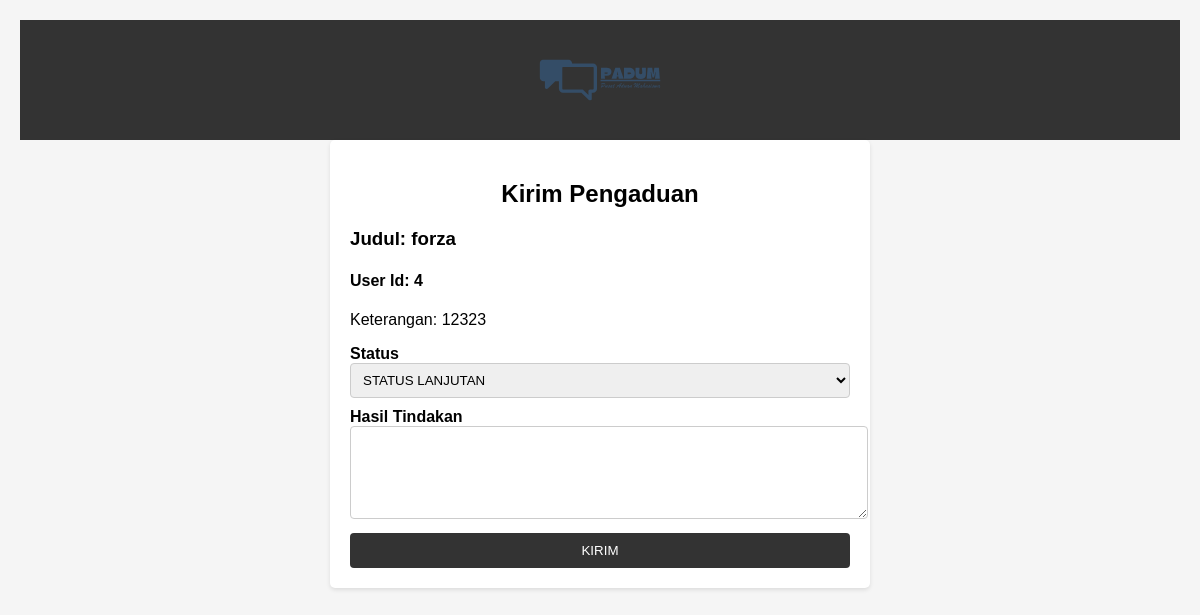
/kirim2.php?kode=K1, run on the app's committed database.
### tables this page shows
CREATE TABLE `pengaduan_kekerasan` (
  `no_pengaduan` varchar(100) NOT NULL,
  `user_id` int(100) NOT NULL,
  `judul` varchar(100) NOT NULL,
  `keterangan_laporan` text NOT NULL,
  `status` varchar(100) NOT NULL,
  `waktu` date NOT NULL,
  `tempat` varchar(300) NOT NULL
);

### kirim2.php (the view, shortened to what this page needs)
<?php
require 'koneksi.php';
$no_pengaduan = $_GET["kode"];
$data = mysqli_query($koneksi, "SELECT * FROM `pengaduan_kekerasan` WHERE `no_pengaduan` LIKE '$no_pengaduan'")->fetch_assoc();
?>
<!DOCTYPE html>
<html lang="en">
<head>
</head>
<body>
    <div class="header">
    <img src="asset/logo.svg">
    </div>
    <div class="kotak">
        <h2>Kirim Pengaduan</h2>
        <h3>Judul: <?= $data["judul"]; ?></h3>
        <h4>User Id: <?= $data["user_id"]; ?></h4>
        <p>Keterangan: <?= $data["keterangan_laporan"]; ?></p>
        <form action="" method="post" enctype="multipart/form-data">
            <div class="layer1">
                <label for="Status">Status</label>
            </div>
            <div class="layer1">
                <select name="status">
                    <option value="">STATUS LANJUTAN</option>
                </select>
            </div>
            <div class="layer1">
                <label for="hasil_berita">Hasil Tindakan</label>
            </div>
            <div class="layer1">
                <textarea name="hasil_berita" rows="5" cols="40"></textarea>
            </div>
            <button type="submit" name="submit">KIRIM</button>
        </form>
    </div>
</body>
</html>

### kirim2.php (style rules this page uses)
body { font-family: Arial, sans-serif; background-color: #f5f5f5; margin: 0; padding: 20px; }
.header { display: flex; justify-content: center; align-items: center; padding: 25px; background-color: #333; }
.header img { max-width: 150px; height: auto; }
.kotak { max-width: 500px; margin: 0 auto; padding: 20px; background-color: #fff; border-radius: 5px; box-shadow: 0 2px 4px rgba(0, 0, 0, 0.1); }
h2 { text-align: center; margin-bottom: 20px; }
form { display: flex; flex-direction: column; }
label { font-weight: bold; }
input[type="text"], textarea { width: 100%; padding: 8px; margin-bottom: 10px; border: 1px solid #ccc; border-radius: 4px; }
textarea { resize: vertical; }
select { width: 100%; padding: 8px; margin-bottom: 10px; border: 1px solid #ccc; border-radius: 4px; }
button[type="submit"] { padding: 10px 20px; background-color: #333; color: #fff; border: none; border-radius: 4px; cursor: pointer; }

### data on the page
pengaduan_kekerasan: judul "forza", user "4", keterangan_laporan "12323"
